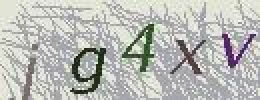
#> input picture picture.png, 130 x 50 px (shown 2 times larger)
$ python -i ImgResolver.py   (imports and definitions only)   (Python 2 division)
#> lines starting #> are read from the running program, lines starting #| are printed output that depends on the picture
#!/usr/local/bin/python
import os
import logging as log
import time
import sys
import hashlib as hash
import errno
import re
import random
from PIL import Image, ImageEnhance


class ImgResolver(object):

    def __init__(self):
        self.guess_total = 0
        self.guess_hit = 0
        self.algo = ["tesseract"]
        self.check = None
        self.tmp_file = ""

    def loadPics(self):
        content = None

        if self.check is None:
            self.check = self.basicCheck

    def tesseract(self, img):

        # keep the data
        fileName = "tmp_"+int(time.time()+random.randint(1,99999)).__str__()+".jpeg"
        while os.path.exists( fileName ):
            fileName = "tmp_"+int(time.time()+random.randint(1,99999)).__str__()+".jpeg"
        self.tmp_file = fileName
        with open(self.tmp_file, "w") as oFd:
            oFd.write(img)
        # resolve noise
        try:
            im = Image.open(self.tmp_file)
            enhancer = ImageEnhance.Color(im)
            im = enhancer.enhance(0.0)
            enhancer = ImageEnhance.Contrast(im)
            im = enhancer.enhance(3.0)
            enhancer = ImageEnhance.Brightness(im)
            im = enhancer.enhance(10.0)
            enhancer = ImageEnhance.Contrast(im)
            im = enhancer.enhance(20.0)
            enhancer = ImageEnhance.Sharpness(im)
            im = enhancer.enhance(0.0)
            im.save(self.tmp_file)
        except Exception as e:
            pass
        else:
            pass
        # use tesseract

        imgCode = os.popen("tesseract -l eng -psm 8 {} stdout 2>/dev/null"\
                .format(self.tmp_file)).readline()[0:-1]
        log.debug("Guess Ratio:{}/{}={}%".format(self.guess_hit+1, self.guess_total, \
                ((self.guess_hit+1)*100/(self.guess_total))))

        os.remove( self.tmp_file )


        return imgCode

    def basicCheck(self, imgCode):
        if imgCode is None or re.match("^[a-zA-Z0-9]{5}$", imgCode) is None:
            return None
        else:
            return True

    def resolveImg(self, img):
        # retry
        imgCode = None

        if self.check is None:
            self.check = self.basicCheck

        for alg in self.algo:
            if self.check(imgCode):
                break
            self.guess_total +=1
            imgCode= getattr(self,alg)(img)
            log.debug("Use '{}' solver: {}".format(alg, imgCode))

        # check
        if not self.check(imgCode):
            imgCode = ""
        else:
            self.guess_hit += 1

        return imgCode

# [9 lines not run here, left out]

>>> import cv2
>>> picture = cv2.imread('../picture.png', cv2.IMREAD_GRAYSCALE)
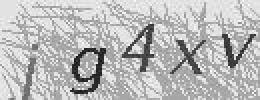
#> picture: shape (50, 130) (shown 2 times larger); min 22, max 255, mean 186.3
>>> result = ImgResolver().tesseract(picture)
#> (the run stopped early here; a loop or call above may not have finished)
